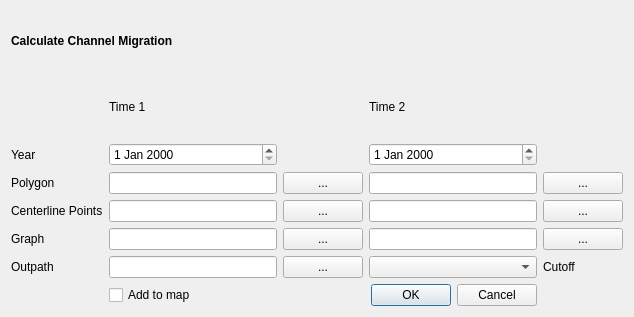
<?xml version="1.0" encoding="UTF-8"?>
<ui version="4.0">
 <class>qRiversDialogBase</class>
 <widget class="QDialog" name="qRiversDialogBase">
  <property name="geometry">
   <rect>
    <x>0</x>
    <y>0</y>
    <width>634</width>
    <height>317</height>
   </rect>
  </property>
  <property name="windowTitle">
   <string>qRivers</string>
  </property>
  <layout class="QGridLayout" name="gridLayout">
   <item row="1" column="3">
    <widget class="QLabel" name="label_8">
     <property name="text">
      <string>Time 2</string>
     </property>
    </widget>
   </item>
   <item row="6" column="3">
    <widget class="QLineEdit" name="Graph2"/>
   </item>
   <item row="6" column="4">
    <widget class="QPushButton" name="graph2Browse">
     <property name="text">
      <string>...</string>
     </property>
    </widget>
   </item>
   <item row="3" column="1">
    <widget class="QDateEdit" name="Date1">
     <property name="inputMethodHints">
      <set>Qt::ImhDate|Qt::ImhPreferNumbers</set>
     </property>
    </widget>
   </item>
   <item row="4" column="3">
    <widget class="QLineEdit" name="Polygon2"/>
   </item>
   <item row="4" column="0">
    <widget class="QLabel" name="label_2">
     <property name="text">
      <string>Polygon</string>
     </property>
    </widget>
   </item>
   <item row="0" column="0" colspan="3">
    <widget class="QLabel" name="label_9">
     <property name="font">
      <font>
       <weight>75</weight>
       <bold>true</bold>
      </font>
     </property>
     <property name="text">
      <string>Calculate Channel Migration</string>
     </property>
    </widget>
   </item>
   <item row="1" column="1">
    <widget class="QLabel" name="label_7">
     <property name="text">
      <string>Time 1</string>
     </property>
    </widget>
   </item>
   <item row="5" column="3">
    <widget class="QLineEdit" name="Centerline2"/>
   </item>
   <item row="4" column="2">
    <widget class="QPushButton" name="polygon1Browse">
     <property name="text">
      <string>...</string>
     </property>
    </widget>
   </item>
   <item row="6" column="2">
    <widget class="QPushButton" name="graph1Browse">
     <property name="text">
      <string>...</string>
     </property>
    </widget>
   </item>
   <item row="6" column="1">
    <widget class="QLineEdit" name="Graph1"/>
   </item>
   <item row="5" column="2">
    <widget class="QPushButton" name="centerline1Browse">
     <property name="text">
      <string>...</string>
     </property>
    </widget>
   </item>
   <item row="4" column="4">
    <widget class="QPushButton" name="polygon2Browse">
     <property name="text">
      <string>...</string>
     </property>
    </widget>
   </item>
   <item row="5" column="1">
    <widget class="QLineEdit" name="Centerline1"/>
   </item>
   <item row="4" column="1">
    <widget class="QLineEdit" name="Polygon1"/>
   </item>
   <item row="3" column="0">
    <widget class="QLabel" name="label">
     <property name="text">
      <string>Year</string>
     </property>
    </widget>
   </item>
   <item row="6" column="0">
    <widget class="QLabel" name="label_4">
     <property name="text">
      <string>Graph</string>
     </property>
    </widget>
   </item>
   <item row="3" column="3">
    <widget class="QDateEdit" name="Date2"/>
   </item>
   <item row="5" column="0">
    <widget class="QLabel" name="label_3">
     <property name="text">
      <string>Centerline Points</string>
     </property>
    </widget>
   </item>
   <item row="5" column="4">
    <widget class="QPushButton" name="centerline2Browse">
     <property name="text">
      <string>...</string>
     </property>
    </widget>
   </item>
   <item row="10" column="1">
    <widget class="QCheckBox" name="addMap">
     <property name="text">
      <string>Add to map</string>
     </property>
    </widget>
   </item>
   <item row="10" column="3">
    <widget class="QDialogButtonBox" name="button_box">
     <property name="orientation">
      <enum>Qt::Horizontal</enum>
     </property>
     <property name="standardButtons">
      <set>QDialogButtonBox::Cancel|QDialogButtonBox::Ok</set>
     </property>
    </widget>
   </item>
   <item row="8" column="3">
    <widget class="QComboBox" name="CutoffLayer"/>
   </item>
   <item row="8" column="4">
    <widget class="QLabel" name="label_5">
     <property name="text">
      <string>Cutoff </string>
     </property>
    </widget>
   </item>
   <item row="8" column="1">
    <widget class="QLineEdit" name="OutputFile"/>
   </item>
   <item row="8" column="2">
    <widget class="QPushButton" name="Browse">
     <property name="text">
      <string>...</string>
     </property>
    </widget>
   </item>
   <item row="8" column="0">
    <widget class="QLabel" name="label_10">
     <property name="text">
      <string>Outpath</string>
     </property>
    </widget>
   </item>
  </layout>
 </widget>
 <resources/>
 <connections>
  <connection>
   <sender>button_box</sender>
   <signal>accepted()</signal>
   <receiver>qRiversDialogBase</receiver>
   <slot>accept()</slot>
   <hints>
    <hint type="sourcelabel">
     <x>104</x>
     <y>201</y>
    </hint>
    <hint type="destinationlabel">
     <x>20</x>
     <y>20</y>
    </hint>
   </hints>
  </connection>
  <connection>
   <sender>button_box</sender>
   <signal>rejected()</signal>
   <receiver>qRiversDialogBase</receiver>
   <slot>reject()</slot>
   <hints>
    <hint type="sourcelabel">
     <x>104</x>
     <y>201</y>
    </hint>
    <hint type="destinationlabel">
     <x>20</x>
     <y>20</y>
    </hint>
   </hints>
  </connection>
 </connections>
</ui>
